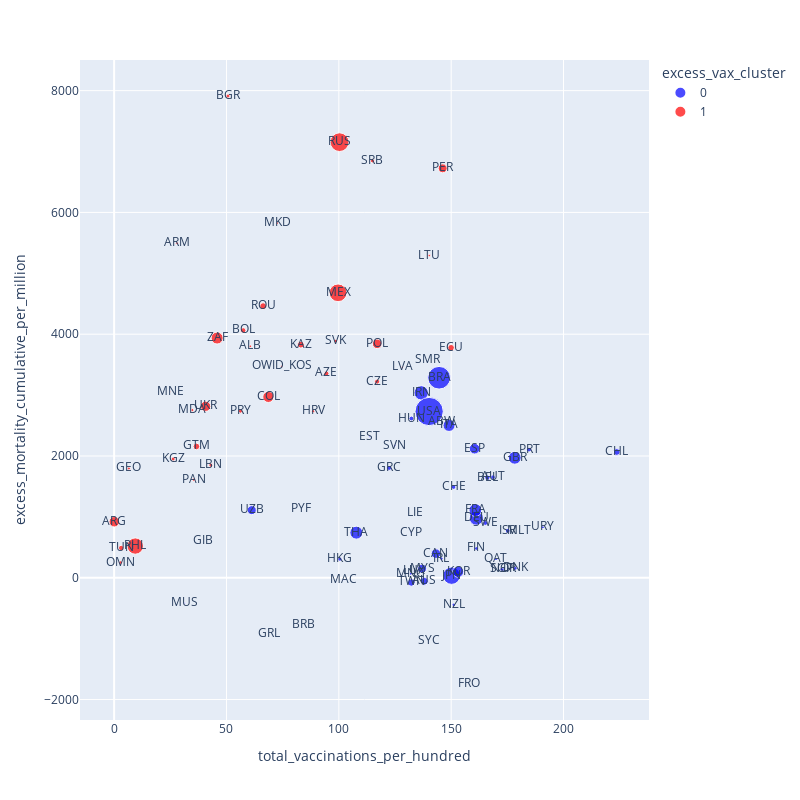

The notebook cell saved with this chart:
### Markdown cell above
# The Chars

### Code cell
fig = px.scatter(df_latest,    
              x='total_vaccinations_per_hundred',
              y='excess_mortality_cumulative_per_million',
              color='excess_vax_cluster',
              color_discrete_sequence=['blue','red'],
              size='population',
              text='iso_code',
              width=800,
              height=800,
             )
fig.show()

for metric in ['excess_vax_cluster','excess_mortality_cumulative_per_million','total_vaccinations_per_hundred',]:
    fig = go.Figure(data=go.Choropleth(
        locationmode = 'ISO-3',
        locations = df_latest['iso_code'],
        z = df_latest[metric],
        autocolorscale=False,
        #showscale=False
    ))
    fig.update_layout(
        width=1024,
        height=800,
        title_text=metric,
        geo=dict(
            showcoastlines=False,
        ),
        )
    fig.show('png')

### Figure 1 — Plotly figure (JSON) as saved in the notebook; plotly's stock layout.template omitted (floating-point values rounded to 4 significant figures)
{"data": [{"hovertemplate": "excess_vax_cluster=0<br>total_vaccinations_per_hundred=%{x}<br>excess_mortality_cumulative_per_million=%{y}<br>population=%{marker.size}<br>iso_code=%{text}<extra></extra>", "legendgroup": "0", "marker": {"color": "blue", "size": [107195, 25788217, 9043072, 11632334, 213993441, 287708, 38067913, 8715494, 19212362, 896005, 83900471, 5813302, 46745211, 1325188, 5548361, 67564251, 49053, 68207114, 33691, 10370747, 56868, 7552800, 9634162, 4982904, 85028760, 9291000, 60367471, 126050796, 51305184, 38254, 634814, 658391, 516100, 3329282, 1273428, 32776195, 5465629, 5122600, 10167923, 282534, 2930524, 5453600, 2078723, 10160159, 98910, 69950844, 23855008, 3485152, 332915074, 33935765], "sizemode": "area", "sizeref": 832300.0, "symbol": "circle"}, "mode": "markers+text", "name": "0", "orientation": "v", "showlegend": true, "text": ["ABW", "AUS", "AUT", "BEL", "BRA", "BRB", "CAN", "CHE", "CHL", "CYP", "DEU", "DNK", "ESP", "EST", "FIN", "FRA", "FRO", "GBR", "GIB", "GRC", "GRL", "HKG", "HUN", "IRL", "IRN", "ISR", "ITA", "JPN", "KOR", "LIE", "LUX", "MAC", "MLT", "MNG", "MUS", "MYS", "NOR", "NZL", "PRT", "PYF", "QAT", "SGP", "SVN", "SWE", "SYC", "THA", "TWN", "URY", "USA", "UZB"], "type": "scatter", "x": [145.7, 138.1, 168.6, 166.1, 144.6, 84.08, 143.2, 151.1, 223.7, 131.9, 161.2, 178.5, 160.4, 113.7, 161.2, 160.8, 158.1, 178.3, 39.43, 122.4, 69.05, 100.5, 132.3, 145.7, 136.7, 175.2, 149.0, 150.2, 153.1, 133.7, 133.3, 102.1, 180.3, 132.0, 31.47, 137.1, 173.1, 151.1, 184.6, 83.22, 169.9, 172.4, 124.9, 165.2, 140.1, 107.8, 132.2, 190.8, 140.2, 61.24], "xaxis": "x", "y": [2559.0, -57.78, 1651.0, 1646.0, 3285.0, -782.0, 395.7, 1489.0, 2065.0, 740.0, 979.5, 154.3, 2119.0, 2314.0, 480.7, 1111.0, -1745.0, 1970.0, 605.5, 1804.0, -917.9, 306.2, 2615.0, 313.1, 3037.0, 770.2, 2502.0, 33.88, 97.72, 1056.0, 108.1, -36.6, 761.1, 64.7, -416.3, 148.3, 136.0, -445.5, 2105.0, 1121.0, 302.1, 139.3, 2168.0, 900.0, -1039.0, 740.7, -77.56, 828.5, 2730.0, 1110.0], "yaxis": "y"}, {"hovertemplate": "excess_vax_cluster=1<br>total_vaccinations_per_hundred=%{x}<br>excess_mortality_cumulative_per_million=%{y}<br>population=%{marker.size}<br>iso_code=%{text}<extra></extra>", "legendgroup": "1", "marker": {"color": "red", "size": [2872934, 45605823, 2968128, 10223344, 6896655, 11832936, 51265841, 10724553, 17888474, 3979773, 18249868, 4081657, 18994958, 6628347, 6769151, 2689862, 1866934, 4024025, 130262220, 2082661, 628051, 5223376, 1782115, 4381583, 33359415, 111046910, 37797000, 7219641, 19127772, 145912022, 34010, 6871547, 5460726, 11935764, 43466822, 60041996], "sizemode": "area", "sizeref": 832300.0, "symbol": "circle"}, "mode": "markers+text", "name": "1", "orientation": "v", "showlegend": true, "text": ["ALB", "ARG", "ARM", "AZE", "BGR", "BOL", "COL", "CZE", "ECU", "GEO", "GTM", "HRV", "KAZ", "KGZ", "LBN", "LTU", "LVA", "MDA", "MEX", "MKD", "MNE", "OMN", "OWID_KOS", "PAN", "PER", "PHL", "POL", "PRY", "ROU", "RUS", "SMR", "SRB", "SVK", "TUN", "UKR", "ZAF"], "type": "scatter", "x": [60.61, 0.07, 28.03, 94.5, 50.67, 57.47, 68.61, 117.0, 150.0, 6.57, 36.62, 88.6, 83.09, 26.27, 43.05, 140.3, 128.2, 34.83, 99.65, 72.69, 24.96, 2.9, 74.56, 35.46, 146.2, 9.4, 117.0, 56.22, 66.3, 100.3, 139.7, 115.0, 98.63, 3.12, 40.71, 45.82], "xaxis": "x", "y": [3802.0, 919.8, 5493.0, 3355.0, 7912.0, 4062.0, 2970.0, 3221.0, 3778.0, 1795.0, 2156.0, 2735.0, 3828.0, 1951.0, 1850.0, 5291.0, 3456.0, 2754.0, 4680.0, 5825.0, 3057.0, 249.8, 3473.0, 1611.0, 6724.0, 520.5, 3842.0, 2737.0, 4461.0, 7154.0, 3581.0, 6847.0, 3887.0, 489.0, 2816.0, 3937.0], "yaxis": "y"}], "layout": {"height": 800, "legend": {"itemsizing": "constant", "title": {"text": "excess_vax_cluster"}, "tracegroupgap": 0}, "margin": {"t": 60}, "width": 800, "xaxis": {"anchor": "y", "autorange": true, "domain": [0, 1], "range": [-15.3, 238.1], "title": {"text": "total_vaccinations_per_hundred"}, "type": "linear"}, "yaxis": {"anchor": "x", "autorange": true, "domain": [0, 1], "range": [-2336.0, 8503.0], "title": {"text": "excess_mortality_cumulative_per_million"}, "type": "linear"}}}
